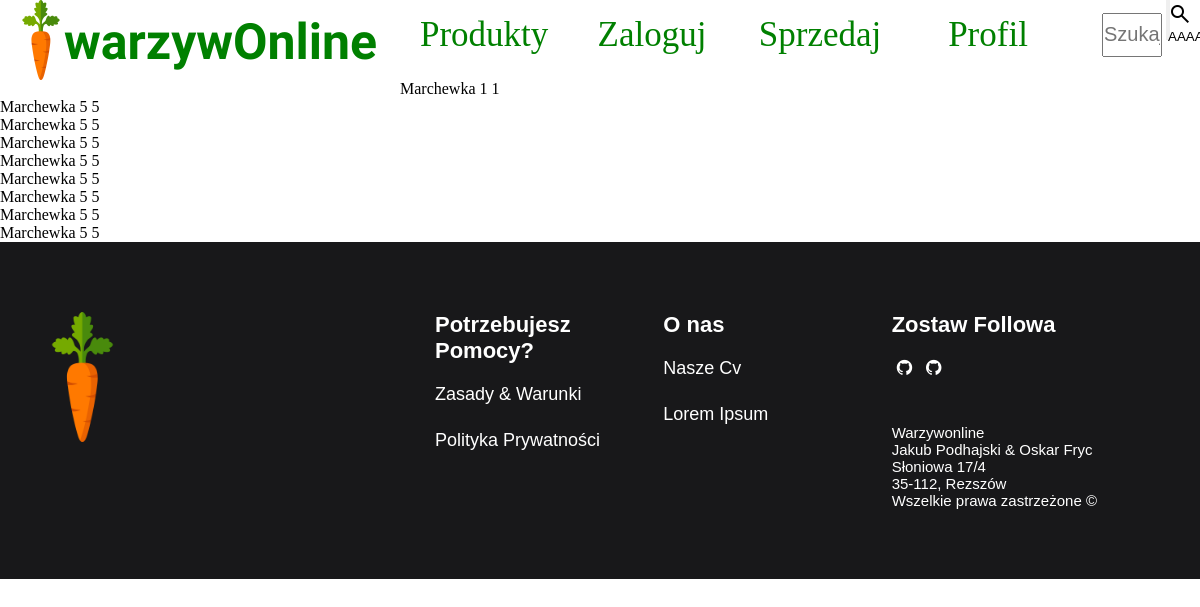
/3/, run on an earlier commit of the app's database.
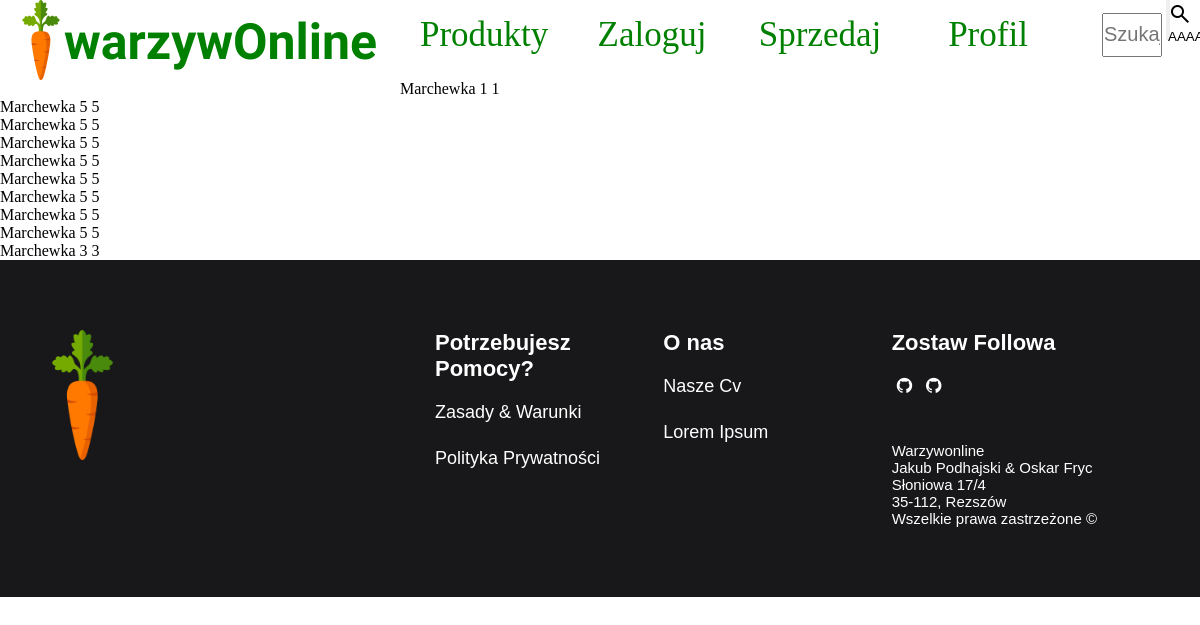
And on a later commit of the database.
### main/models.py (models this page shows, shortened)
class ProductToSell(models.Model):
    product = models.ForeignKey(Product, on_delete=models.CASCADE)
    price = models.IntegerField(
        validators=[MaxValueValidator(99999), MinValueValidator(1)]
    )
    quantity = models.IntegerField(
        validators=[MaxValueValidator(999), MinValueValidator(1)]
    )

class Product(models.Model):
    name = models.CharField(max_length=20)
    category = models.ManyToManyField(Category)

### main/views.py (the view)
# urls.py: path("<int:id>/", views.product_page, name="product_page"),
def product_page(request, id):
    products_to_sell = ProductToSell.objects.filter(product_id=id)
    return render(
        request, "main/product_page.html", {"products_to_sell": products_to_sell}
    )

### main/templates/main/product_page.html
{% extends "main/base.html" %}
{% block content %}
{% for product in products_to_sell %}
<div>{{ product.product.name}}
    {{ product.price}}
    {{ product.quantity}}
</div>
{% endfor %}
{% endblock %}

What changed in the data, as far as the page shows it:
added ProductToSell: product.name "Marchewka", price "3", quantity "3"
